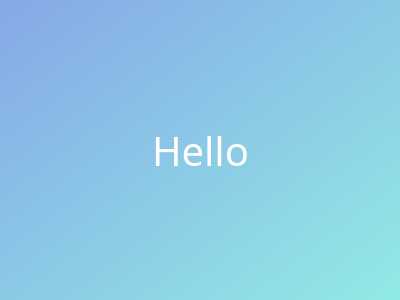
<?xml version="1.0" encoding="UTF-8"?>
<ui version="4.0">
 <class>Dialog</class>
 <widget class="QDialog" name="Dialog">
  <property name="geometry">
   <rect>
    <x>0</x>
    <y>0</y>
    <width>400</width>
    <height>300</height>
   </rect>
  </property>
  <property name="windowTitle">
   <string>Dialog</string>
  </property>
  <property name="styleSheet">
   <string notr="true">background: qlineargradient(x1:0, y1:0, x2:1, y2:1, stop:0 #86A8E7, stop:1 #91EAE4);</string>
  </property>
  <layout class="QGridLayout" name="gridLayout">
   <property name="leftMargin">
    <number>0</number>
   </property>
   <property name="topMargin">
    <number>0</number>
   </property>
   <property name="rightMargin">
    <number>0</number>
   </property>
   <property name="bottomMargin">
    <number>0</number>
   </property>
   <property name="horizontalSpacing">
    <number>6</number>
   </property>
   <item row="0" column="0">
    <spacer name="horizontalSpacer">
     <property name="orientation">
      <enum>Qt::Horizontal</enum>
     </property>
     <property name="sizeHint" stdset="0">
      <size>
       <width>40</width>
       <height>20</height>
      </size>
     </property>
    </spacer>
   </item>
   <item row="0" column="1">
    <widget class="QLabel" name="label">
     <property name="font">
      <font>
       <family>Sans Serif</family>
       <pointsize>30</pointsize>
      </font>
     </property>
     <property name="styleSheet">
      <string notr="true">background: none;
color: white;</string>
     </property>
     <property name="text">
      <string>Hello</string>
     </property>
    </widget>
   </item>
   <item row="0" column="2">
    <spacer name="horizontalSpacer_2">
     <property name="orientation">
      <enum>Qt::Horizontal</enum>
     </property>
     <property name="sizeHint" stdset="0">
      <size>
       <width>40</width>
       <height>20</height>
      </size>
     </property>
    </spacer>
   </item>
  </layout>
 </widget>
 <resources/>
 <connections/>
</ui>
